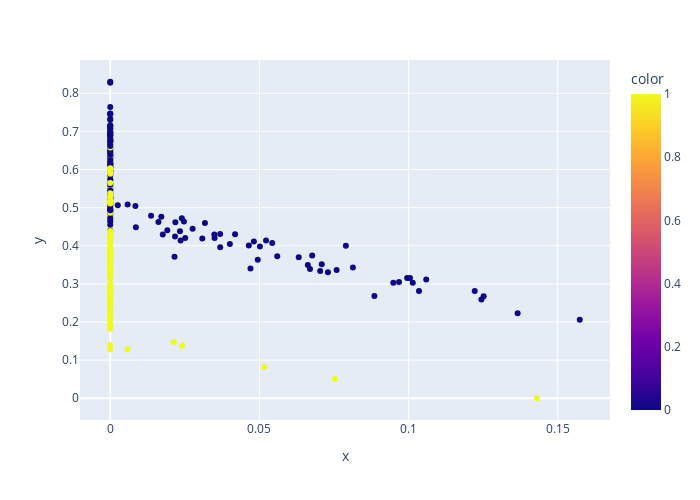

Here is the notebook cell this chart was saved with:
### Code cell
fig = px.scatter(x = codificado_2dim[:, 0], 
                 y = codificado_2dim[:, 1], 
                 color = y,
                 width = 700,
                 height = 500)
fig.show()

### Figure 1 — Plotly figure (JSON) as saved in the notebook; plotly's stock layout.template omitted (floating-point values rounded to 4 significant figures; data arrays with more than 128 entries replaced by an {"elided": "..."} marker saying what was removed)
{"data": [{"hovertemplate": "x=%{x}<br>y=%{y}<br>color=%{marker.color}<extra></extra>", "legendgroup": "", "marker": {"color": {"elided": "300 int values"}, "coloraxis": "coloraxis", "symbol": "circle"}, "mode": "markers", "name": "", "orientation": "v", "showlegend": false, "type": "scatter", "x": {"elided": "300 float values"}, "xaxis": "x", "y": {"elided": "300 float values"}, "yaxis": "y"}], "layout": {"coloraxis": {"colorbar": {"title": {"text": "color"}}, "colorscale": [[0, "#0d0887"], [0.1111, "#46039f"], [0.2222, "#7201a8"], [0.3333, "#9c179e"], [0.4444, "#bd3786"], [0.5556, "#d8576b"], [0.6667, "#ed7953"], [0.7778, "#fb9f3a"], [0.8889, "#fdca26"], [1, "#f0f921"]]}, "height": 500, "legend": {"tracegroupgap": 0}, "margin": {"t": 60}, "width": 700, "xaxis": {"anchor": "y", "domain": [0, 1], "title": {"text": "x"}}, "yaxis": {"anchor": "x", "domain": [0, 1], "title": {"text": "y"}}}}
